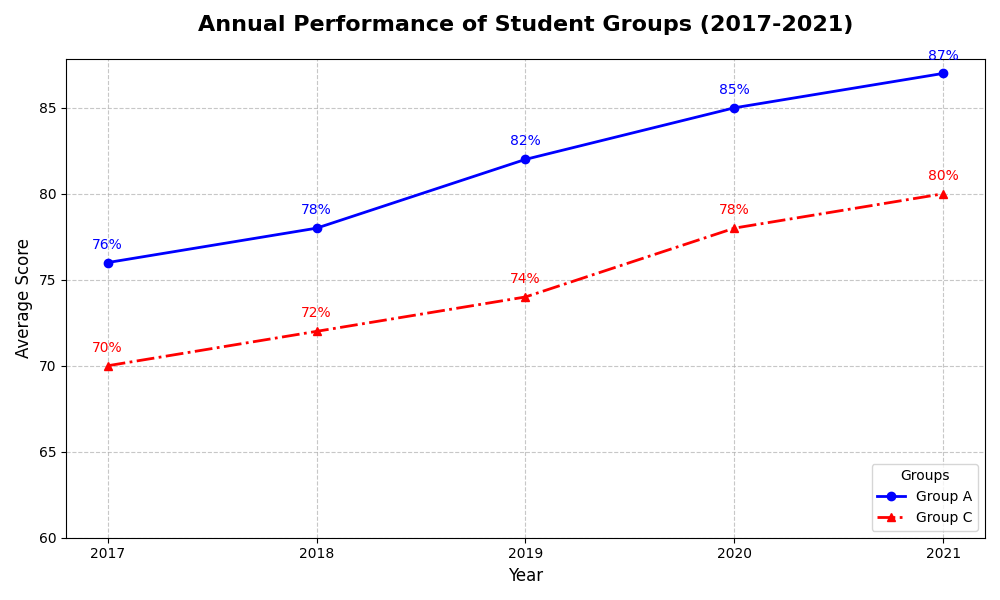

Here is the Python script that generated this plot:
import numpy as np
import matplotlib.pyplot as plt

# Create the data for the two remaining groups over 5 years
years = np.array([2017, 2018, 2019, 2020, 2021])
group_a_scores = np.array([76, 78, 82, 85, 87])
group_c_scores = np.array([70, 72, 74, 78, 80])

# Create a figure and axis
fig, ax = plt.subplots(figsize=(10, 6))

# Plot each group's scores
ax.plot(years, group_a_scores, label='Group A', marker='o', linestyle='-', linewidth=2, markersize=6, color='blue')
ax.plot(years, group_c_scores, label='Group C', marker='^', linestyle='-.', linewidth=2, markersize=6, color='red')

# Title and labels
ax.set_title('Annual Performance of Student Groups (2017-2021)', fontsize=16, fontweight='bold', pad=20)
ax.set_xlabel('Year', fontsize=12)
ax.set_ylabel('Average Score', fontsize=12)

# Customize the x and y ticks
ax.set_xticks(years)
ax.set_yticks(np.arange(60, 90, 5))

# Add grid lines
ax.grid(True, linestyle='--', alpha=0.7)

# Add a legend
ax.legend(loc='lower right', title='Groups')

# Annotate specific points
for i in range(len(years)):
    ax.annotate(f'{group_a_scores[i]}%', xy=(years[i], group_a_scores[i]), textcoords="offset points", xytext=(0, 10), ha='center', color='blue')
    ax.annotate(f'{group_c_scores[i]}%', xy=(years[i], group_c_scores[i]), textcoords="offset points", xytext=(0, 10), ha='center', color='red')

# Automatically adjust layout to prevent overlap
plt.tight_layout()

# Show the plot
plt.show()
